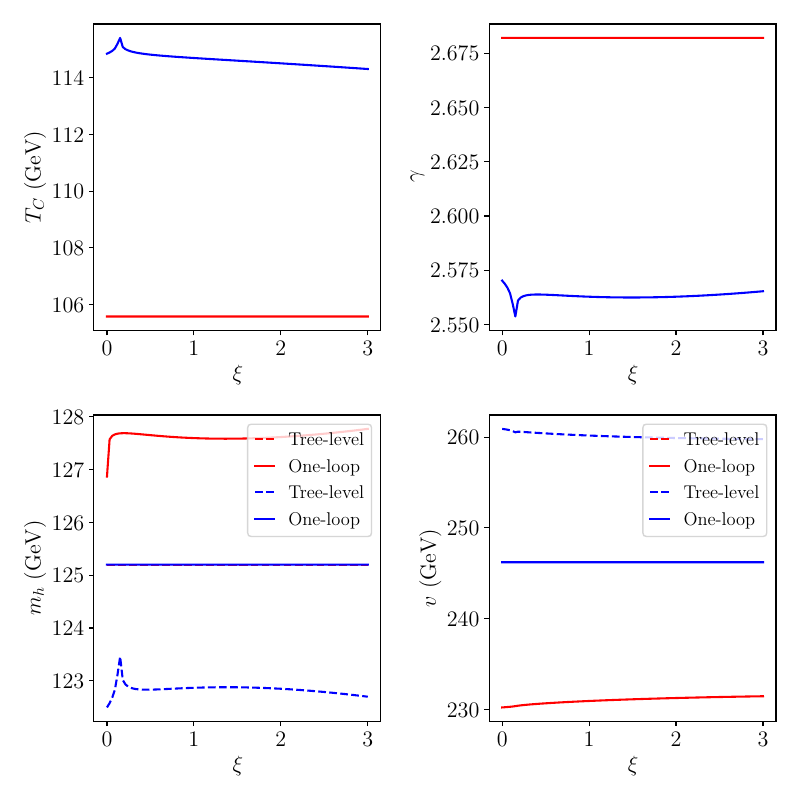

The Python source for this figure:
import matplotlib.pyplot as plt
import numpy as np

from call_pt import call_pt, transpose_list_dict
from style import style


if __name__ == "__main__":

    style()
    fig, ax_ = plt.subplots(2, 2, figsize=(8, 8))
    ax = ax_.flatten().tolist()

    # xi-dependence

    tree_ewsb = False
 
    lambda_hs = 0.2
    mtop = 173.03
    xi = np.linspace(0., 3, 100)

    for tree_level_tadpoles in [True, False]:

        data = transpose_list_dict([call_pt("h_bar_expansion", lambda_hs, mtop, x, tree_level_tadpoles, tree_ewsb) for x in xi])  
        
        # Plot it

        c = "red" if tree_level_tadpoles else "blue"
        ax[0].plot(xi, data["TC"], color=c )

        ax[1].plot(xi, data["gamma"], color=c)
        
        ax[2].plot(xi, data["mh_tree"], color=c, ls="--", label="Tree-level")
        ax[2].plot(xi, data["mh_1l"], color=c, ls="-", label="One-loop")
        ax[2].legend(fontsize="small")

        ax[3].plot(xi, data["v_tree"], color=c, ls="--", label="Tree-level")
        ax[3].plot(xi, data["v_1l"], color=c, ls="-", label="One-loop")
        ax[3].legend(fontsize="small")

    # Labels etc
    
    ax[0].set_ylabel("$T_C$ (GeV)")
    ax[1].set_ylabel("$\gamma$")
    ax[2].set_ylabel("$m_h$ (GeV)")
    ax[3].set_ylabel("$v$ (GeV)")

    for a in ax:
        a.set_xlabel(r"$\xi$")

    plt.tight_layout()
    plt.savefig("xi_detail_h_bar_expansion.pdf")
